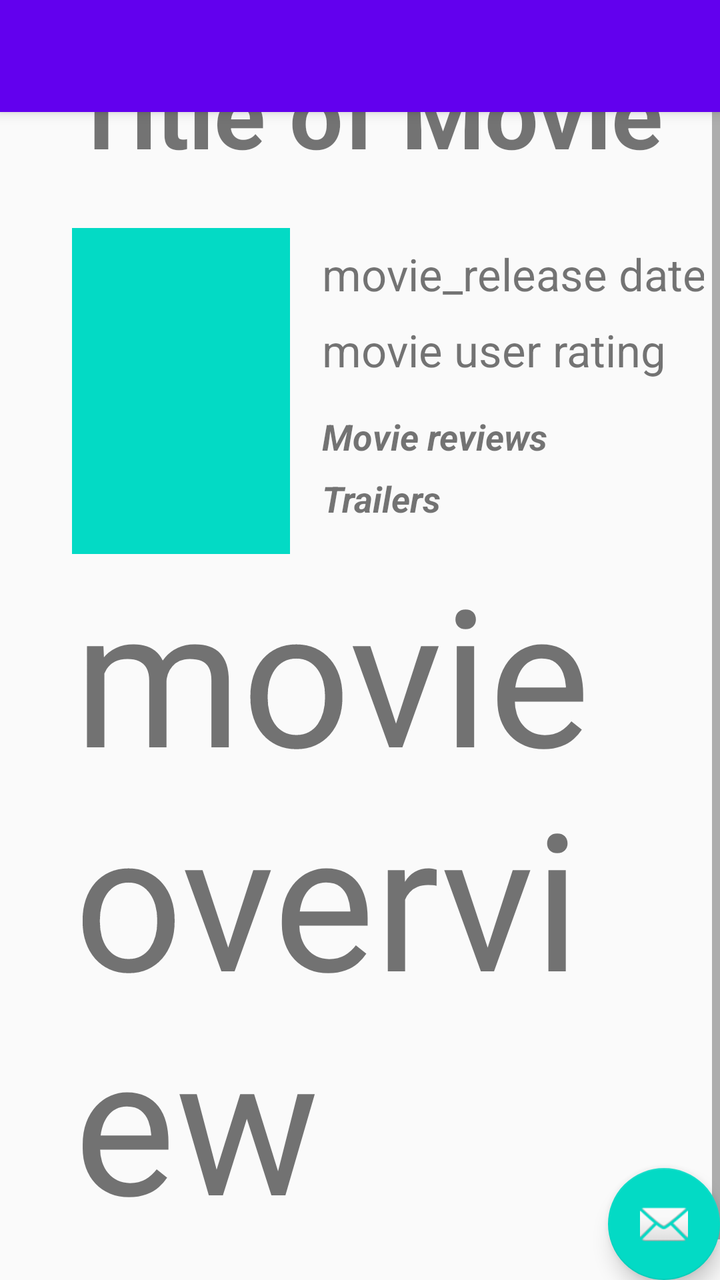
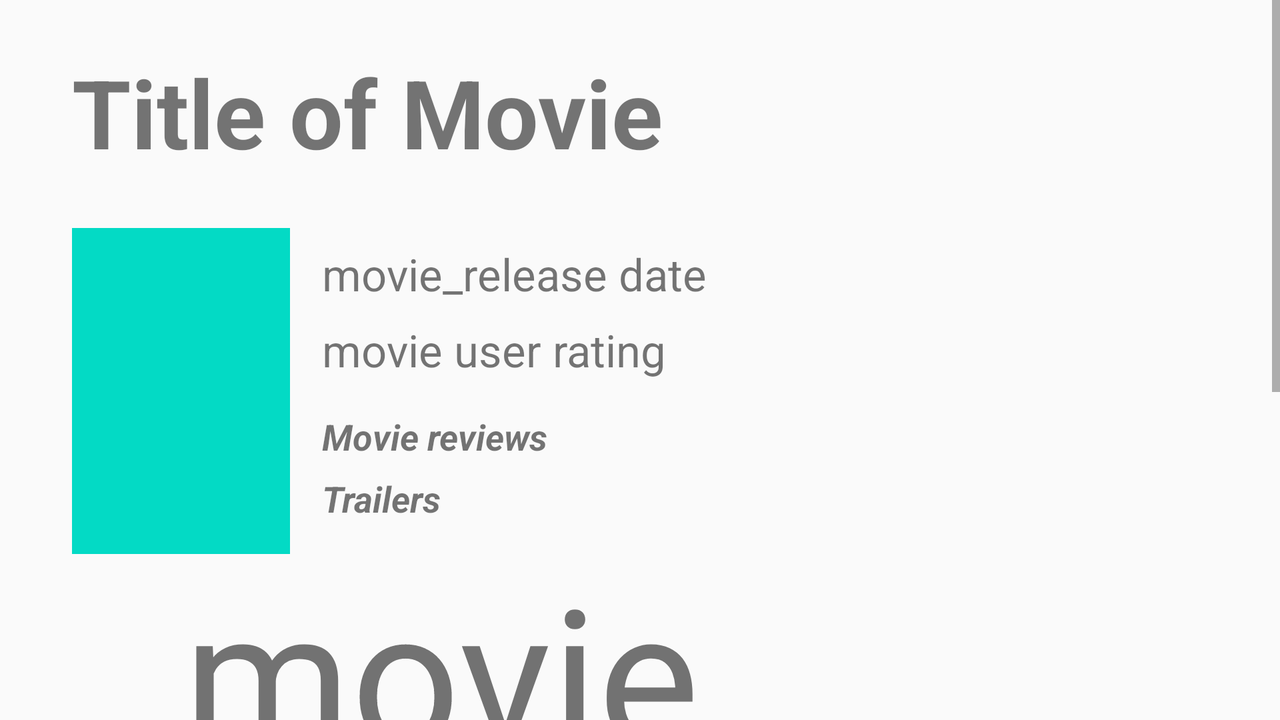

One screen, two layout resources from the same app: the default and the author's alternative for another configuration. Each is rendered where Android would select it; the XML of both is given below.
<!-- AndroidManifest.xml: application theme AppTheme -->
<!-- res/layout/activity_detail.xml -->
<?xml version="1.0" encoding="utf-8"?>
<android.support.design.widget.CoordinatorLayout xmlns:android="http://schemas.android.com/apk/res/android"
    xmlns:app="http://schemas.android.com/apk/res-auto"
    xmlns:tools="http://schemas.android.com/tools"
    android:layout_width="match_parent"
    android:layout_height="match_parent"
    tools:context="com.example.android.popularmovies.DetailActivity">

    <android.support.design.widget.AppBarLayout
        android:layout_width="match_parent"
        android:layout_height="wrap_content"
        android:theme="@style/AppTheme.AppBarOverlay">

        <android.support.v7.widget.Toolbar
            android:id="@+id/toolbar"
            android:layout_width="match_parent"
            android:layout_height="?attr/actionBarSize"
            android:background="?attr/colorPrimary"
            app:popupTheme="@style/AppTheme.PopupOverlay" />

    </android.support.design.widget.AppBarLayout>

    <include layout="@layout/content_detail" />

    <android.support.design.widget.FloatingActionButton
        android:id="@+id/fab"
        android:layout_width="wrap_content"
        android:layout_height="wrap_content"
        android:layout_gravity="bottom|end"
        android:layout_margin="@dimen/fab_margin"
        app:srcCompat="@android:drawable/ic_dialog_email" />

</android.support.design.widget.CoordinatorLayout>
<!-- res/layout/content_detail.xml (included above) -->
<?xml version="1.0" encoding="utf-8"?>
<ScrollView xmlns:android="http://schemas.android.com/apk/res/android"
    xmlns:app="http://schemas.android.com/apk/res-auto"
    xmlns:tools="http://schemas.android.com/tools"
    android:layout_width="match_parent"
    android:layout_height="match_parent">

    <android.support.constraint.ConstraintLayout
        android:id="@+id/relativeLayout"
        android:layout_width="match_parent"
        android:layout_height="wrap_content"
        android:orientation="horizontal"
        android:padding="8dp"
        android:visibility="visible">


        <ImageView
            android:id="@+id/display_detail_image"
            android:layout_width="109dp"
            android:layout_height="163dp"
            android:layout_marginBottom="8dp"
            android:layout_marginStart="8dp"
            android:layout_marginLeft="8dp"
            android:layout_marginTop="8dp"
            android:adjustViewBounds="true"
            android:background="@color/colorAccent"
            android:contentDescription="moviePoster"
            android:cropToPadding="true"
            android:foregroundGravity="center"
            android:scaleType="fitCenter"
            app:layout_constraintBottom_toTopOf="@+id/display_overview"
            app:layout_constraintStart_toStartOf="@+id/guideline"
            app:layout_constraintTop_toBottomOf="@+id/display_movie_title" />

        <TextView

            android:id="@+id/display_movie_title"
            android:layout_width="297dp"
            android:layout_height="82dp"
            android:layout_marginStart="8dp"
            android:layout_marginLeft="8dp"
            android:layout_marginTop="8dp"
            android:autoSizeTextType="uniform"
            android:gravity="start"
            android:text="Title of Movie"
            android:textAlignment="viewStart"
            android:textSize="24sp"
            android:textStyle="bold"
            android:visibility="visible"
            app:layout_constraintStart_toStartOf="@+id/guideline"
            app:layout_constraintTop_toTopOf="@+id/guideline2" />


        <TextView
            android:id="@+id/display_user_rating"
            android:layout_width="206dp"
            android:layout_height="30dp"
            android:layout_marginStart="16dp"
            android:layout_marginLeft="16dp"
            android:layout_marginTop="8dp"
            android:autoSizeTextType="uniform"
            android:text="movie user rating"
            android:textAlignment="viewStart"
            android:layout_gravity="start"
            android:textSize="12sp"
            android:visibility="visible"
            app:layout_constraintStart_toEndOf="@+id/display_detail_image"
            app:layout_constraintTop_toBottomOf="@+id/display_release_date" />

        <TextView
            android:id="@+id/display_release_date"
            android:layout_width="207dp"
            android:layout_height="30dp"
            android:layout_marginStart="16dp"
            android:layout_marginLeft="16dp"
            android:layout_marginTop="16dp"
            android:autoSizeTextType="uniform"
            android:gravity="start"
            android:text="movie_release date"
            android:textSize="12sp"
            android:visibility="visible"
            app:layout_constraintStart_toEndOf="@+id/display_detail_image"
            app:layout_constraintTop_toBottomOf="@+id/display_movie_title" />

        <TextView
            android:id="@+id/display_reviews"
            android:layout_width="185dp"
            android:layout_height="27dp"
            android:layout_marginStart="16dp"
            android:layout_marginLeft="16dp"
            android:layout_marginTop="16dp"
            android:ems="10"
            android:inputType="textPersonName"
            android:text="Movie reviews"
            android:textAlignment="viewStart"
            android:layout_gravity="start"
            android:textSize="18sp"
            android:textStyle="bold|italic"
            android:visibility="visible"
            app:layout_constraintStart_toEndOf="@+id/display_detail_image"
            app:layout_constraintTop_toBottomOf="@+id/display_user_rating" />

        <TextView
            android:id="@+id/display_videos"
            android:layout_width="184dp"
            android:layout_height="32dp"
            android:layout_marginBottom="16dp"
            android:layout_marginStart="16dp"
            android:layout_marginLeft="16dp"
            android:layout_marginTop="8dp"
            android:ems="10"
            android:inputType="textPersonName"
            android:lineSpacingExtra="8sp"
            android:text="Trailers"
            android:textAlignment="viewStart"
            android:layout_gravity="start"
            android:textSize="18sp"
            android:textStyle="bold|italic"
            android:visibility="visible"
            app:layout_constraintBottom_toTopOf="@+id/display_overview"
            app:layout_constraintStart_toEndOf="@+id/display_detail_image"
            app:layout_constraintVertical_bias="0.166" />



        <android.support.constraint.Guideline
            android:id="@+id/guideline"
            android:layout_width="wrap_content"
            android:layout_height="wrap_content"
            android:orientation="vertical"
            app:layout_constraintGuide_begin="20dp" />

        <android.support.constraint.Guideline
            android:id="@+id/guideline2"
            android:layout_width="wrap_content"
            android:layout_height="wrap_content"
            android:orientation="horizontal"
            app:layout_constraintGuide_begin="8dp" />

        <TextView
            android:id="@+id/display_overview"

            android:layout_width="303dp"
            android:layout_height="336dp"
            android:layout_marginBottom="32dp"
            android:layout_marginEnd="8dp"
            android:layout_marginStart="8dp"
            android:autoSizeTextType="uniform"
            android:gravity="start"
            android:includeFontPadding="false"
            android:text="movie overview"
            android:textAlignment="viewStart"
            android:textSize="16sp"
            android:visibility="visible"
            app:layout_constraintBottom_toBottomOf="parent"
            app:layout_constraintEnd_toEndOf="parent"
            app:layout_constraintHorizontal_bias="0.195"
            app:layout_constraintStart_toStartOf="@+id/guideline" />

    </android.support.constraint.ConstraintLayout>

</ScrollView>
<!-- resources referenced by this layout -->
<resources>
  <style name="AppTheme.AppBarOverlay" parent="ThemeOverlay.AppCompat.Dark.ActionBar" />
  <style name="AppTheme.PopupOverlay" parent="ThemeOverlay.AppCompat.Light" />
  <style name="AppTheme" parent="Theme.AppCompat.Light.DarkActionBar">
          
          <item name="colorPrimary">@color/colorPrimary</item>
          <item name="colorPrimaryDark">@color/colorPrimaryDark</item>
          <item name="colorAccent">@color/colorAccent</item>
          <item name="android:textSize">17sp</item>
      </style>
</resources>
<!-- res/layout-land/activity_detail.xml (the author's variant of the layout above) -->
<!-- drawn on the phone turned sideways -->
<?xml version="1.0" encoding="utf-8"?>
<RelativeLayout
    xmlns:android="http://schemas.android.com/apk/res/android"
    xmlns:tools="http://schemas.android.com/tools"
    android:layout_width="match_parent"
    android:layout_height="match_parent"
    android:theme="@style/AppTheme"

    tools:context="com.example.android.popularmovies.DetailActivity">

    <include
        layout="@layout/content_detail"
 />

</RelativeLayout>
<!-- resources referenced by the variant -->
<!-- as the phone turned sideways resolves them -->
<resources>
  <style name="AppTheme" parent="Theme.AppCompat.Light.DarkActionBar">
          
          <item name="colorPrimary">@color/colorPrimary</item>
          <item name="colorPrimaryDark">@color/colorPrimaryDark</item>
          <item name="colorAccent">@color/colorAccent</item>
          <item name="android:textSize">17sp</item>
      </style>
</resources>
